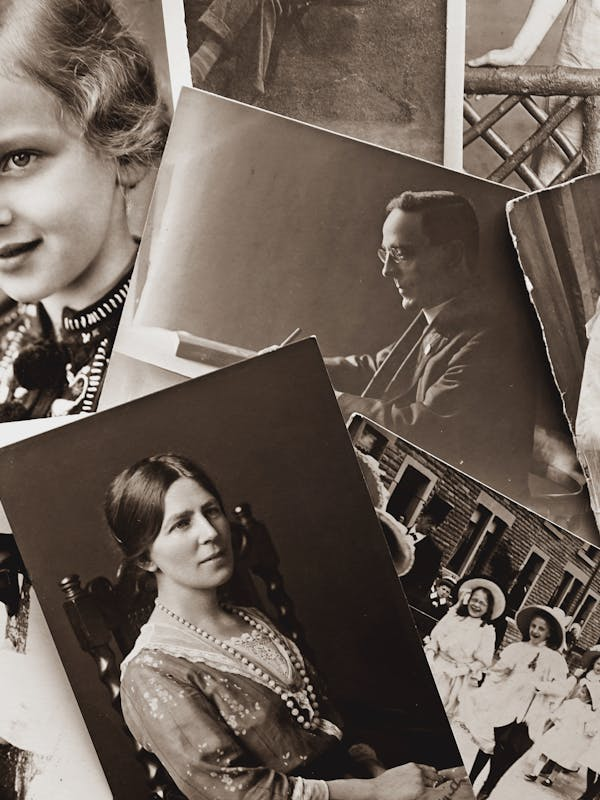
#> input picture Sample Data/newsletters/photos/old-photos.jpg, 600 x 800 px
$ python generate-newsletters.py
#> lines starting #> are read from the running program, lines starting #| are printed output that depends on the picture
#!/usr/bin/env python3
"""
Generate Heritage Valley Quarterly newsletter covers (JPG) and PDFs.

Each issue gets a unique stock photo background with text overlay, plus a
3-page PDF with the cover as page 1 and fake article content.
"""

import os
from PIL import Image, ImageDraw, ImageFont, ImageFilter, ImageEnhance
from reportlab.lib.pagesizes import letter
from reportlab.lib.units import inch
from reportlab.lib.colors import HexColor
from reportlab.platypus import SimpleDocTemplate, Paragraph, Spacer, HRFlowable, Image as RLImage
from reportlab.lib.styles import getSampleStyleSheet, ParagraphStyle
from reportlab.lib.enums import TA_CENTER, TA_JUSTIFY

OUT_DIR = os.path.dirname(os.path.abspath(__file__))
PHOTO_DIR = os.path.join(OUT_DIR, "photos")
FONT_DIR = "/System/Library/Fonts/Supplemental/"

# ---------------------------------------------------------------------------
# Issues — each gets a unique background photo
# ---------------------------------------------------------------------------

ISSUES = [
    ("Winter", "2026", 31, 1, "old-photos.jpg"),
    ("Fall",   "2025", 30, 4, "cemetery.jpg"),
    ("Summer", "2025", 30, 3, "family-studio.jpg"),
    ("Spring", "2025", 30, 2, "old-letters.jpg"),
    ("Winter", "2025", 30, 1, "library.jpg"),
    ("Fall",   "2024", 29, 4, "vintage-bw.jpg"),
    ("Summer", "2024", 29, 3, "family-memories.jpg"),
    ("Spring", "2024", 29, 2, "compass.jpg"),
    ("Winter", "2024", 29, 1, "old-books.jpg"),
    ("Fall",   "2023", 28, 4, "cemetery-grass.jpg"),
    ("Summer", "2023", 28, 3, "globe-books.jpg"),
    ("Spring", "2023", 28, 2, "library-stacks.jpg"),
]

# Fake articles
ARTICLES = [
    {
        "title": "President's Message",
        "author": "Margaret Wilson, President",
        "body": "Dear Members,\n\nAs we look back on another productive quarter, I am grateful for the dedication of our volunteers and the enthusiasm of our growing membership. This quarter saw record attendance at our monthly meetings and several exciting new acquisitions for our library.\n\nOur cemetery indexing project continues to make progress, with the Cemetery Committee completing surveys of three additional burial grounds in the northern part of the county. These records will be added to our searchable online database later this year.\n\nI want to especially thank the Programs Committee for organizing an outstanding lecture series. Our guest speakers have drawn visitors from across the state, and several have become new members as a result.\n\nWarm regards,\nMargaret Wilson",
    },
    {
        "title": "From the Library",
        "author": "Helen Campbell, Librarian",
        "body": "The library has received several notable donations this quarter. The estate of longtime member James Foster contributed a collection of Heritage County atlases dating from 1875 to 1920, along with a complete run of the Heritage Valley Gazette from 1870 to 1895.\n\nWe have also completed cataloging the vertical files donated last year by the Patterson family. These files contain valuable research notes on over forty Heritage Valley families, including original correspondence and unpublished photographs.\n\nOur Open Library hours continue on the first and third Saturdays of each month, 10 AM to 2 PM. No appointment is needed.",
    },
    {
        "title": "Cemetery Committee Report",
        "author": "Robert Harrison, Chair",
        "body": "This quarter the Cemetery Committee surveyed and indexed three previously undocumented family burial plots in rural Heritage County. We recorded a total of 147 new headstone inscriptions, bringing our county-wide total to over 4,200 indexed burials.\n\nThe annual Cemetery Walk at Pioneer Rest Cemetery drew over 60 attendees. Docents portrayed six notable Heritage Valley residents including founding merchant Josiah Wheeler and Civil War nurse Martha Collins.\n\nWe continue our partnership with FindAGrave volunteers to photograph every readable headstone in the county.",
    },
    {
        "title": "Upcoming Programs",
        "author": "Programs Committee",
        "body": "Mark your calendars for these upcoming society events:\n\nMonthly Meeting \u2014 Our next meeting features a presentation on using DNA testing to break through genealogical brick walls. Dr. Rebecca Foster from Ohio State University will demonstrate practical techniques.\n\nCourthouse Records Research Day \u2014 Join us for a hands-on morning at the Heritage County Courthouse. Archivist Janet Mills will guide participants through deed books, probate records, and marriage indexes.\n\nHeritage Valley Founders Day \u2014 Our annual celebration includes period demonstrations, historical displays, and the dedication of a new historical marker.",
    },
    {
        "title": "New Members Welcome",
        "author": "Membership Committee",
        "body": "Please join us in welcoming the following new members who joined this quarter:\n\nDavid and Susan Clark, Springfield\nPatricia Edwards, Heritage Valley\nKenneth Walker, Oakfield\nThe Thornton Family, Millbrook\nJanet Morgan, Cedar Falls\nGeorge Spencer, Heritage Valley\n\nWe now have 250 members, our highest count in five years. If you know someone interested in local history or genealogy, invite them to a meeting.",
    },
    {
        "title": "Research Corner: Ohio Land Records",
        "author": "Virginia Patterson",
        "body": "Ohio's complex land history can be confusing for researchers. The state was divided into several distinct land districts, each with its own survey system and records.\n\nHeritage County falls within the Congress Lands area, where the federal government sold land directly to settlers. Records are held at the National Archives and the Bureau of Land Management's General Land Office website.\n\nAfter the initial federal patent, subsequent transfers were recorded at the county level. Heritage County deed books begin in 1837 and are available at the courthouse. Our society has indexed all deeds through 1880.",
    },
]

# ---------------------------------------------------------------------------
# Font helper
# ---------------------------------------------------------------------------

def load_font(name, size):
    path = os.path.join(FONT_DIR, name)
    if os.path.exists(path):
        try:
            return ImageFont.truetype(path, size)
        except Exception:
            pass
    return ImageFont.load_default(size=size)

# ---------------------------------------------------------------------------
# Generate cover with photo background
# ---------------------------------------------------------------------------

def generate_cover(season, year, volume, issue, photo_file, filename):
#> called with season = 'Winter', year = '2026', volume = 31, issue = 1, photo_file = 'old-photos.jpg', filename = 'hvq-2026-winter-cover.jpg'
    W, H = 600, 800

    # Load and prepare background photo
    photo_path = os.path.join(PHOTO_DIR, photo_file)
    bg = Image.open(photo_path).convert("RGB")
#> bg is the input picture: PIL image 600x800 RGB; mean R, G, B 109.8, 97.6, 88.5

    # Resize to cover, cropping from center
    bg_ratio = bg.width / bg.height
    target_ratio = W / H
    if bg_ratio > target_ratio:
        new_h = bg.height
        new_w = int(new_h * target_ratio)
        left = (bg.width - new_w) // 2
        bg = bg.crop((left, 0, left + new_w, new_h))
    else:
        new_w = bg.width
        new_h = int(new_w / target_ratio)
        top = (bg.height - new_h) // 2
        bg = bg.crop((0, top, new_w, top + new_h))
    bg = bg.resize((W, H), Image.LANCZOS)

    # Darken the photo
    enhancer = ImageEnhance.Brightness(bg)
    bg = enhancer.enhance(0.4)
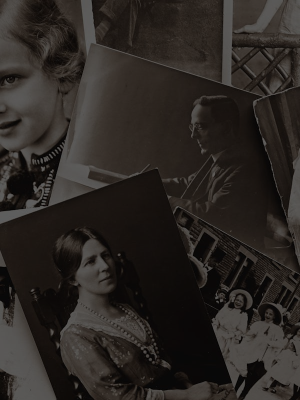
#> bg: PIL image 600x800 RGB (shown at 1/2 size); mean R, G, B 43.5, 38.7, 35

    img = bg.copy()
    draw = ImageDraw.Draw(img)

    # Fonts
    font_masthead = load_font("Georgia.ttf", 20)
    font_season = load_font("Georgia.ttf", 44)
    font_year = load_font("Georgia.ttf", 30)
    font_label = load_font("Arial.ttf", 13)
    font_vol = load_font("Arial.ttf", 12)

    accent = "#c4933f"

    # Top banner — semi-transparent
    overlay = Image.new("RGBA", (W, 80), (26, 54, 37, 200))
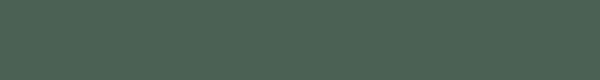
#> overlay: PIL image 600x80 RGBA; mean R, G, B, A 26, 54, 37, 200; transparent parts drawn white
    img.paste(Image.alpha_composite(Image.new("RGBA", (W, 80), (0, 0, 0, 0)), overlay), (0, 0))
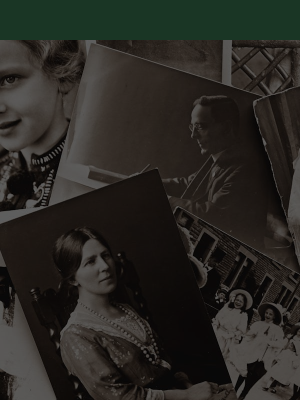
#> img: PIL image 600x800 RGB (shown at 1/2 size); mean R, G, B 41, 39.4, 34.5
    draw = ImageDraw.Draw(img)  # refresh after paste
    draw.text((W // 2, 20), "Heritage Valley", anchor="mt", fill="white", font=font_masthead)
    draw.text((W // 2, 50), "QUARTERLY", anchor="mt", fill=accent, font=font_label)

    # Gold accent line
    draw.rectangle([(30, 88), (W - 30, 90)], fill=accent)

    # Season and year — centered in the image
    draw.text((W // 2, 200), season, anchor="mt", fill="white", font=font_season)
    draw.text((W // 2, 260), year, anchor="mt", fill=accent, font=font_year)

    # Diamond accent
    cx, cy = W // 2, 310
    draw.polygon([(cx, cy - 6), (cx + 6, cy), (cx, cy + 6), (cx - 6, cy)], fill=accent)

    # Bottom banner — semi-transparent
    overlay_bottom = Image.new("RGBA", (W, 70), (26, 54, 37, 200))
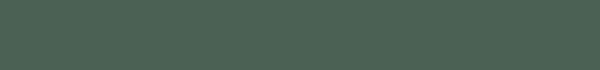
#> overlay_bottom: PIL image 600x70 RGBA; mean R, G, B, A 26, 54, 37, 200; transparent parts drawn white
    img.paste(Image.alpha_composite(Image.new("RGBA", (W, 70), (0, 0, 0, 0)), overlay_bottom), (0, H - 70))
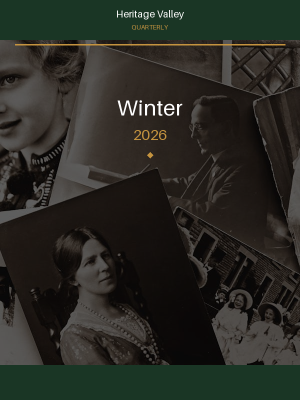
#> img: PIL image 600x800 RGB (shown at 1/2 size); mean R, G, B 40.9, 42, 35.5
    draw = ImageDraw.Draw(img)
    vol_text = f"Volume {volume}  \u2022  Number {issue}"
    draw.text((W // 2, H - 50), vol_text, anchor="mt", fill="#cccccc", font=font_vol)
    draw.text((W // 2, H - 28), "Heritage Valley Historical Society", anchor="mt", fill=accent, font=font_vol)

    # Thin gold border
    draw.rectangle([(8, 8), (W - 8, H - 8)], outline=accent, width=1)

    path = os.path.join(OUT_DIR, filename)
    img.save(path, "JPEG", quality=92)
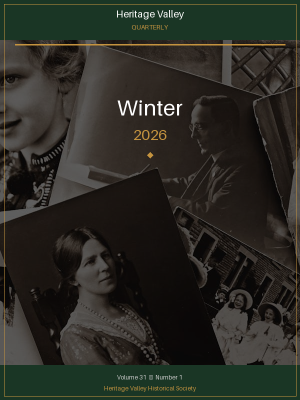
#> saved as hvq-2026-winter-cover.jpg: PIL image 600x800 RGB (shown at 1/2 size); mean R, G, B 42.1, 42.7, 35.7
    return path

# ---------------------------------------------------------------------------
# Generate PDF
# ---------------------------------------------------------------------------

def generate_pdf(season, year, volume, issue, cover_path, pdf_filename):
    pdf_path = os.path.join(OUT_DIR, pdf_filename)
    color = "#2d5f3f"

    doc = SimpleDocTemplate(
        pdf_path, pagesize=letter,
        topMargin=0.75 * inch, bottomMargin=0.75 * inch,
        leftMargin=0.85 * inch, rightMargin=0.85 * inch,
    )

    styles = getSampleStyleSheet()
    style_article_title = ParagraphStyle(
        "ArticleTitle", parent=styles["Heading2"],
        fontSize=16, textColor=HexColor(color), spaceBefore=16, spaceAfter=4,
    )
    style_byline = ParagraphStyle(
        "Byline", parent=styles["Normal"],
        fontSize=10, textColor=HexColor("#888888"), spaceAfter=8, fontName="Helvetica-Oblique",
    )
    style_body = ParagraphStyle(
        "ArticleBody", parent=styles["Normal"],
        fontSize=11, leading=15, alignment=TA_JUSTIFY, spaceAfter=12,
    )
    style_footer = ParagraphStyle(
        "NLFooter", parent=styles["Normal"],
        fontSize=9, textColor=HexColor("#aaaaaa"), alignment=TA_CENTER,
    )

    elements = []

    # Page 1: Cover
    if os.path.exists(cover_path):
        img_w = 5.5 * inch
        img_h = img_w * (800 / 600)
        elements.append(Spacer(1, 0.25 * inch))
        elements.append(RLImage(cover_path, width=img_w, height=img_h))

    # Pages 2-3: Articles (rotate selection per issue)
    start = (volume * 4 + issue) % len(ARTICLES)
    for i in range(4):
        art = ARTICLES[(start + i) % len(ARTICLES)]
        elements.append(Spacer(1, 6))
        elements.append(HRFlowable(width="100%", thickness=1, color=HexColor(color), spaceBefore=6, spaceAfter=6))
        elements.append(Paragraph(art["title"], style_article_title))
        elements.append(Paragraph(art["author"], style_byline))
        for para in art["body"].split("\n\n"):
            elements.append(Paragraph(para.replace("\n", "<br/>"), style_body))

    # Footer
    elements.append(Spacer(1, 20))
    elements.append(HRFlowable(width="60%", thickness=0.5, color=HexColor("#cccccc"), spaceBefore=10, spaceAfter=10))
    elements.append(Paragraph(
        f"Heritage Valley Quarterly &bull; {season} {year} &bull; Volume {volume}, Number {issue}",
        style_footer
    ))
    elements.append(Paragraph(
        "Heritage Valley Historical Society &bull; 450 Main Street &bull; Heritage Valley, OH 43001",
        style_footer
    ))

    doc.build(elements)
    return pdf_path

# ---------------------------------------------------------------------------
# Main
# ---------------------------------------------------------------------------

if __name__ == "__main__":
    print("Generating Heritage Valley Quarterly newsletters...\n")

    for season, year, volume, issue, photo in ISSUES:
        base = f"hvq-{year}-{season.lower()}"
        cover_file = f"{base}-cover.jpg"
        pdf_file = f"{base}.pdf"

        print(f"  {season} {year} (Vol. {volume}, No. {issue}) — {photo}")
        cover_path = generate_cover(season, year, volume, issue, photo, cover_file)
        generate_pdf(season, year, volume, issue, cover_path, pdf_file)
#> (the call stopped at in generate_pdf, `doc = SimpleDocTemplate( pdf_path, pagesize=letter, topMargin=0.75 * i..`: reportlab is not available in this run)
#> pass 2 of the loop `for season, year, volume, issue, photo in ISSUES:`:
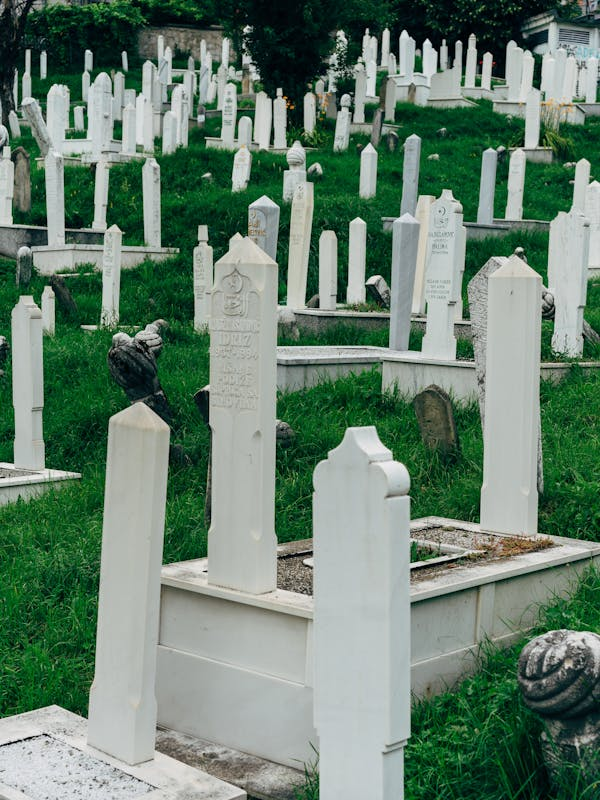
#> input picture Sample Data/newsletters/photos/cemetery.jpg, 600 x 800 px
#> in generate_cover, bg is the input picture: PIL image 600x800 RGB; mean R, G, B 102.7, 127.3, 110
#> in generate_cover (call 2), `bg = enhancer.enhance(0.4)`:
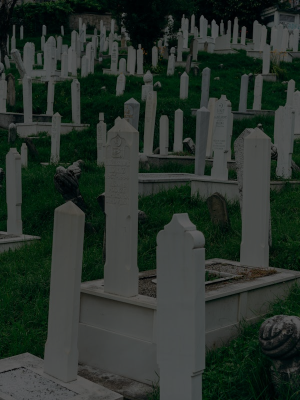
#> bg: PIL image 600x800 RGB (shown at 1/2 size); mean R, G, B 40.7, 50.5, 43.6
#> in generate_cover (call 2), `img.save(path, "JPEG", quality=92)`:
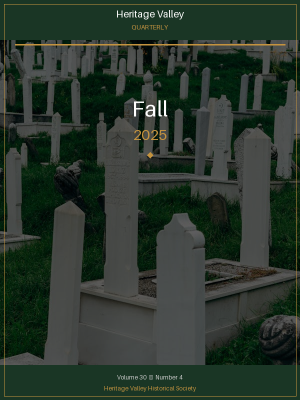
#> saved as hvq-2025-fall-cover.jpg: PIL image 600x800 RGB (shown at 1/2 size); mean R, G, B 41.7, 54.6, 44.3
#> pass 3 of the loop `for season, year, volume, issue, photo in ISSUES:`:
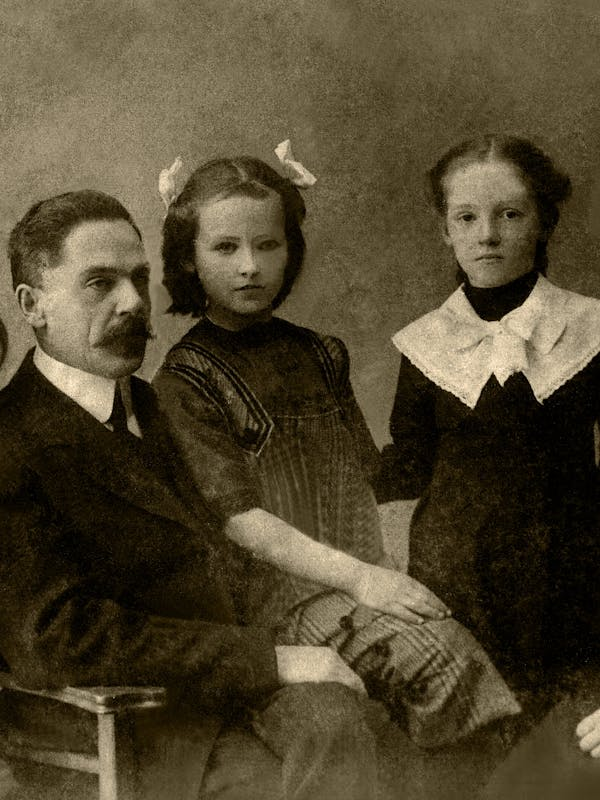
#> input picture Sample Data/newsletters/photos/family-studio.jpg, 600 x 800 px
#> in generate_cover, bg is the input picture: PIL image 600x800 RGB; mean R, G, B 80.3, 70.2, 47.3
#> in generate_cover (call 3), `bg = enhancer.enhance(0.4)`:
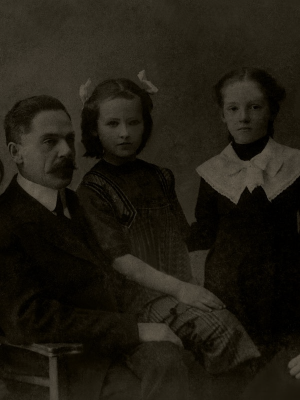
#> bg: PIL image 600x800 RGB (shown at 1/2 size); mean R, G, B 31.7, 27.7, 18.6
#> in generate_cover (call 3), `img.save(path, "JPEG", quality=92)`:
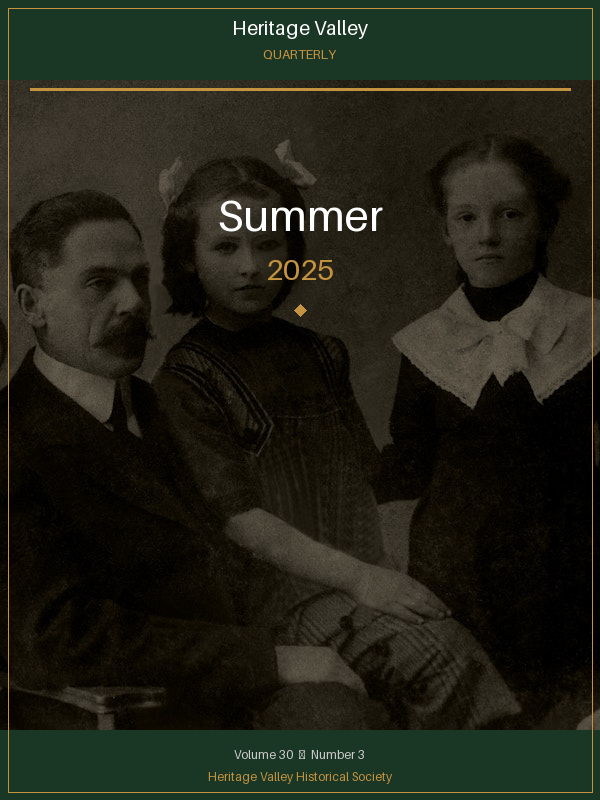
#> saved as hvq-2025-summer-cover.jpg: PIL image 600x800 RGB; mean R, G, B 32.4, 33.7, 22.7
#> (the run stopped early here; a loop or call above may not have finished)
